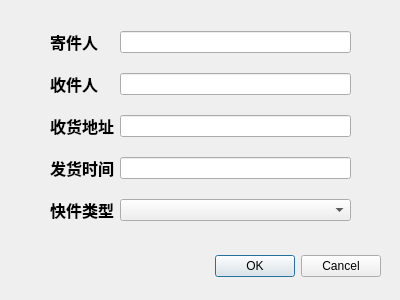
<?xml version="1.0" encoding="UTF-8"?>
<ui version="4.0">
 <class>adddeliverydialog</class>
 <widget class="QDialog" name="adddeliverydialog">
  <property name="geometry">
   <rect>
    <x>0</x>
    <y>0</y>
    <width>400</width>
    <height>300</height>
   </rect>
  </property>
  <property name="windowTitle">
   <string>Dialog</string>
  </property>
  <widget class="QDialogButtonBox" name="buttonBox">
   <property name="geometry">
    <rect>
     <x>40</x>
     <y>250</y>
     <width>341</width>
     <height>32</height>
    </rect>
   </property>
   <property name="orientation">
    <enum>Qt::Horizontal</enum>
   </property>
   <property name="standardButtons">
    <set>QDialogButtonBox::Cancel|QDialogButtonBox::Ok</set>
   </property>
  </widget>
  <widget class="QWidget" name="">
   <property name="geometry">
    <rect>
     <x>50</x>
     <y>18</y>
     <width>301</width>
     <height>221</height>
    </rect>
   </property>
   <layout class="QGridLayout" name="gridLayout">
    <item row="3" column="0">
     <widget class="QLabel" name="label_5">
      <property name="font">
       <font>
        <family>Agency FB</family>
        <pointsize>12</pointsize>
        <weight>75</weight>
        <bold>true</bold>
       </font>
      </property>
      <property name="text">
       <string>发货时间</string>
      </property>
     </widget>
    </item>
    <item row="0" column="0">
     <widget class="QLabel" name="label">
      <property name="font">
       <font>
        <family>Agency FB</family>
        <pointsize>12</pointsize>
        <weight>75</weight>
        <bold>true</bold>
       </font>
      </property>
      <property name="text">
       <string>寄件人</string>
      </property>
     </widget>
    </item>
    <item row="0" column="1">
     <widget class="QLineEdit" name="le_sender"/>
    </item>
    <item row="2" column="1">
     <widget class="QLineEdit" name="le_address"/>
    </item>
    <item row="2" column="0">
     <widget class="QLabel" name="label_3">
      <property name="font">
       <font>
        <family>Agency FB</family>
        <pointsize>12</pointsize>
        <weight>75</weight>
        <bold>true</bold>
       </font>
      </property>
      <property name="text">
       <string>收货地址</string>
      </property>
     </widget>
    </item>
    <item row="3" column="1">
     <widget class="QLineEdit" name="le_time"/>
    </item>
    <item row="1" column="1">
     <widget class="QLineEdit" name="le_receiver"/>
    </item>
    <item row="4" column="0">
     <widget class="QLabel" name="label_6">
      <property name="font">
       <font>
        <family>Agency FB</family>
        <pointsize>12</pointsize>
        <weight>75</weight>
        <bold>true</bold>
       </font>
      </property>
      <property name="text">
       <string>快件类型</string>
      </property>
     </widget>
    </item>
    <item row="1" column="0">
     <widget class="QLabel" name="label_2">
      <property name="font">
       <font>
        <family>Agency FB</family>
        <pointsize>12</pointsize>
        <weight>75</weight>
        <bold>true</bold>
       </font>
      </property>
      <property name="text">
       <string>收件人</string>
      </property>
     </widget>
    </item>
    <item row="4" column="1">
     <widget class="QComboBox" name="comboBox"/>
    </item>
   </layout>
  </widget>
 </widget>
 <resources/>
 <connections>
  <connection>
   <sender>buttonBox</sender>
   <signal>accepted()</signal>
   <receiver>adddeliverydialog</receiver>
   <slot>accept()</slot>
   <hints>
    <hint type="sourcelabel">
     <x>248</x>
     <y>254</y>
    </hint>
    <hint type="destinationlabel">
     <x>157</x>
     <y>274</y>
    </hint>
   </hints>
  </connection>
  <connection>
   <sender>buttonBox</sender>
   <signal>rejected()</signal>
   <receiver>adddeliverydialog</receiver>
   <slot>reject()</slot>
   <hints>
    <hint type="sourcelabel">
     <x>316</x>
     <y>260</y>
    </hint>
    <hint type="destinationlabel">
     <x>286</x>
     <y>274</y>
    </hint>
   </hints>
  </connection>
 </connections>
</ui>
